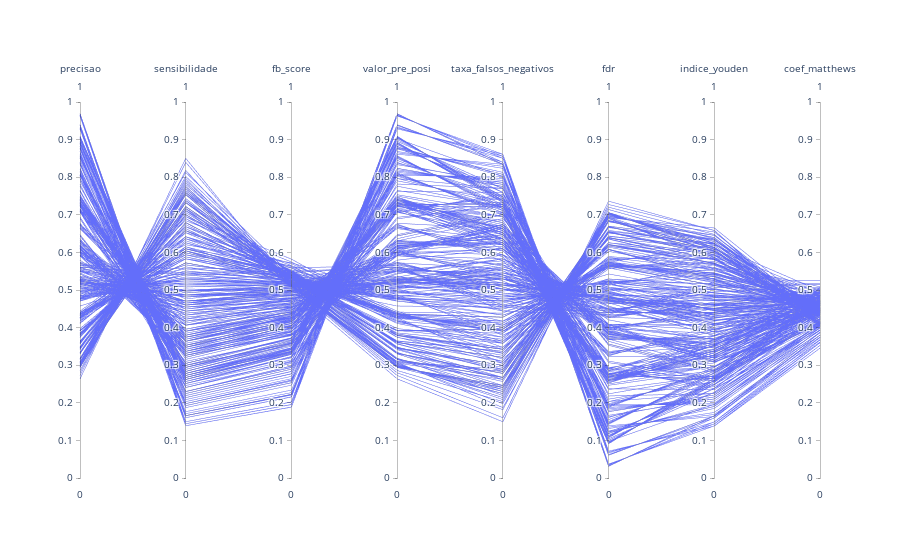

The notebook cell this image was saved under:
### Code cell
import plotly.express as px

fig = go.Figure(data=
    go.Parcoords(
        dimensions = list([
            dict(range = [0, 1], label = 'precisao', values = grade_thresholds['precisao']),
            dict(range = [0, 1], label = 'sensibilidade', values = grade_thresholds['sensibilidade']),
            dict(range = [0, 1], label = 'fb_score', values = grade_thresholds['fb_score']),
            dict(range = [0, 1], label = 'valor_pre_posi', values = grade_thresholds['valor_pre_posi']),
            dict(range = [0, 1], label = 'taxa_falsos_negativos', values = grade_thresholds['taxa_falsos_negativos']),
            dict(range = [0, 1], label = 'fdr', values = grade_thresholds['fdr']),
            dict(range = [0, 1], label = 'indice_youden', values = grade_thresholds['indice_youden']),
            dict(range = [0, 1], label = 'coef_matthews', values = grade_thresholds['coef_matthews'])
        ])
    )
)

fig.show()

### Figure 1 — Plotly figure (JSON) as saved in the notebook; plotly's stock layout.template omitted (floating-point values rounded to 4 significant figures; data arrays with more than 128 entries replaced by an {"elided": "..."} marker saying what was removed)
{"data": [{"dimensions": [{"label": "precisao", "range": [0, 1], "values": {"elided": "729 float values"}}, {"label": "sensibilidade", "range": [0, 1], "values": {"elided": "729 float values"}}, {"label": "fb_score", "range": [0, 1], "values": {"elided": "729 float values"}}, {"label": "valor_pre_posi", "range": [0, 1], "values": {"elided": "729 float values"}}, {"label": "taxa_falsos_negativos", "range": [0, 1], "values": {"elided": "729 float values"}}, {"label": "fdr", "range": [0, 1], "values": {"elided": "729 float values"}}, {"label": "indice_youden", "range": [0, 1], "values": {"elided": "729 float values"}}, {"label": "coef_matthews", "range": [0, 1], "values": {"elided": "729 float values"}}], "type": "parcoords"}], "layout": {}}
